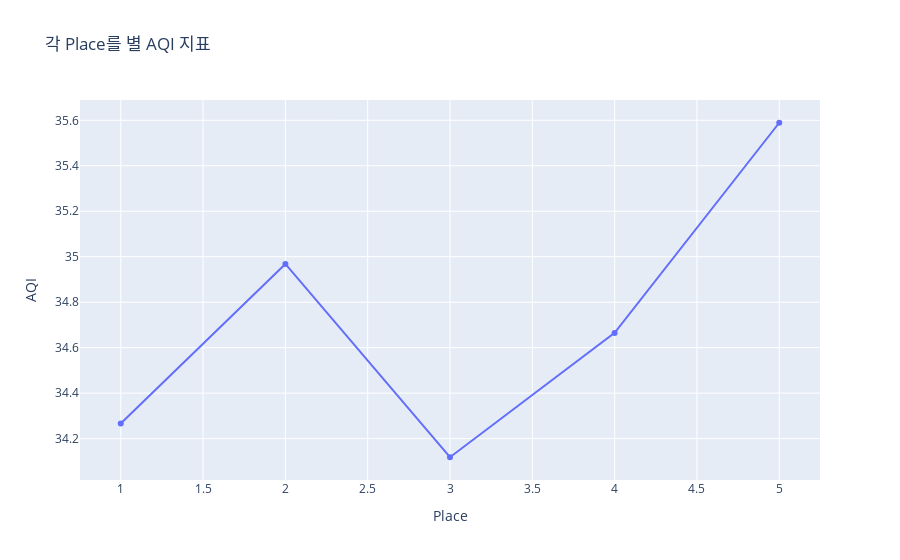

Source (notebook cell):
### Code cell
import plotly.express as px

# 각 장소별 평균 AQI 계산
avg_aqi = df.groupby('Place')['AQI'].mean().reset_index()

# Line chart 생성
fig = px.line(avg_aqi, x='Place', y='AQI', title='각 Place를 별 AQI 지표', markers=True)

fig.show()

### Figure 1 — Plotly figure (JSON) as saved in the notebook; plotly's stock layout.template omitted (floating-point values rounded to 4 significant figures)
{"data": [{"hovertemplate": "Place=%{x}<br>AQI=%{y}<extra></extra>", "legendgroup": "", "line": {"color": "#636efa", "dash": "solid"}, "marker": {"symbol": "circle"}, "mode": "lines+markers", "name": "", "orientation": "v", "showlegend": false, "type": "scatter", "x": [1, 2, 3, 4, 5], "xaxis": "x", "y": [34.27, 34.97, 34.12, 34.67, 35.59], "yaxis": "y"}], "layout": {"legend": {"tracegroupgap": 0}, "title": {"text": "각 Place를 별 AQI 지표"}, "xaxis": {"anchor": "y", "domain": [0, 1], "title": {"text": "Place"}}, "yaxis": {"anchor": "x", "domain": [0, 1], "title": {"text": "AQI"}}}}
